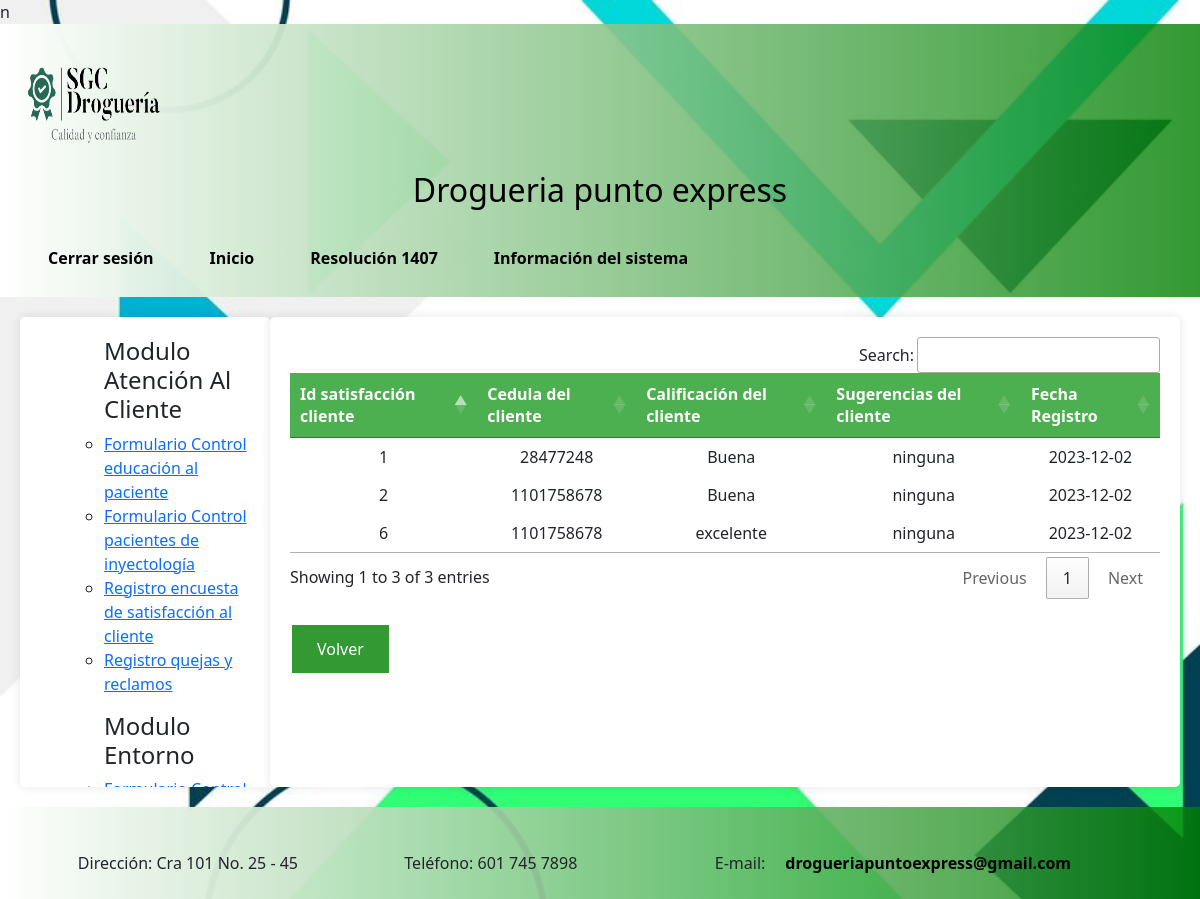
Page /rencuesta.php (signed in) on the committed database.
### tables this page shows
CREATE TABLE `satisfaccioncliente` (
  `Idsatisfaccion` int(11) NOT NULL,
  `cedulacliente` int(11) NOT NULL,
  `calificacion` varchar(10) NOT NULL,
  `sugerencias` text NOT NULL,
  `fecha` date NOT NULL DEFAULT current_timestamp()
);

### rencuesta.php (the view, shortened to what this page needs)
<!DOCTYPE html>
<html lang="es">
<head>
    <link rel="stylesheet" href="EstiloMP.css">
    <link href="https://cdn.jsdelivr.net/npm/bootstrap@5.3.2/dist/css/bootstrap.min.css" rel="stylesheet">
    <link rel="stylesheet" href="https://cdn.datatables.net/1.13.7/css/jquery.dataTables.min.css">
    <link rel="stylesheet" href="https://cdn.datatables.net/buttons/2.4.2/css/buttons.dataTables.min.css">
</head>
<body>
<header id="header">
        <img src="imagen/LogoSGC.png" ver ="left" height="117" width="150"/>
		<h2>Drogueria punto express</h2>
			<table id="superior"><tr>
            <td id="superior1"><a href="u_cerrarsesion.php">Cerrar sesi&oacute;n</a></td>
            <td id="superior1"><a href="u_inicio.php">Inicio</a></td>
			<td id="superior1"><a href="u_resolucion1407.php">Resolución 1407</a></td>
			<td id="superior1"><a href="u_sistemainf.php">Información del sistema</a></td>
            </tr></table>
</header>
<div id="contenido">
    <div id="lateral">
    <nav>
            <ol>
		    <ul><h4>Modulo Atenci&oacute;n Al Cliente</h4>
			<li><a href="educacion.php">Formulario Control educaci&oacute;n al paciente</a></li>
			<li><a href="inyectologia.php">Formulario Control pacientes de inyectolog&iacute;a</a></li>
            <li><a href="rencuesta.php">Registro encuesta de satisfacci&oacute;n al cliente</a></li>
            <li><a href="qr.php">Registro quejas y reclamos</a></li>
			</ul>
            </ol>
        </nav>
        <nav>
            <ol>
		    <ul><h4>Modulo Entorno</h4>
			<li><a href="limpieza.php">Formulario Control de limpieza</a></li>
			</ul>
            </ol>
        </nav>
    </div>
<main id="contenidos">
<?php
include_once ("conexion.php");
$sql = "SELECT * FROM satisfaccioncliente";
?>
<table id="satisfacion">
<thead>
<tr>
<th>Id satisfacci&oacute;n cliente</th>
<th>Cedula del cliente</th>
<th>Calificaci&oacute;n del cliente</th>
<th>Sugerencias del cliente</th>
<th>Fecha Registro</th>
</tr>
</thead>
<tbody>
<?php
$resultado = mysqli_query($conn,$sql);
while($row=mysqli_fetch_assoc($resultado)){?>
        <tr>
        <td><?php echo $row ["Idsatisfaccion"];?></td>
        <td><?php echo $row ["cedulacliente"];?></td>
        <td><?php echo $row ["calificacion"];?></td>
        <td><?php echo $row ["sugerencias"];?></td>
        <td><?php echo $row ["fecha"];?></td>
        </tr>
<?php    }
?>
</tbody>
</table><br>
<form action="u_inicio.php">
<button type="submit">Volver</button>
</form>
</main>
</div>
<footer id="footer">
      <center>
        <table id="inferior"><tr>
			<td id="inferior1">Direcci&oacute;n: Cra 101 No. 25 - 45</td>
			<td id="inferior1">Tel&eacute;fono: 601 745 7898</td>
			<td id="inferior1">E-mail:<a href="mailto:drogueriapuntoexpress@gmail.com">drogueriapuntoexpress@gmail.com</a></td>
		</tr></table>
       </center>
</footer>
</body>
</html>

### EstiloMP.css (style rules this page uses)
body { background-image: url("imagen/fondo.jpg"); background-size: cover; background-repeat: no-repeat; background-attachment: fixed; background-color: #b0e57c; font-family: 'Arial', 'Helvetica', sans-serif; margin: 0; padding: 0; min-height: 100vh; display: flex; flex-direction: column; }
#header { flex-direction: column; padding: 20px; background: linear-gradient(to right, white, rgba(0, 128, 0, 0.8) ); color: black; }
#header h2 { margin: 0; text-align: center; padding: 10px 0; vertical-align: middle; align-items: center; }
#superior { display: flex; flex-direction: right; align-items: right; }
#superior a { text-decoration: none; color: black; margin: 0 20px; font-weight: bold; }
button { background-color: rgba(0, 128, 0, 0.8); color: #ffffff; padding: 12px 25px; border: 2px solid; border-radius: 8px; cursor: pointer; font-size: 13px; text-transform: uppercase; transition: background-color 0.3s ease; align-content: center; }
#contenido { flex-grow: 1; display: flex; justify-content: space-between; align-items: flex-start; margin: 20px; }
#lateral, #contenidos { flex-basis: 250px; background-color: #fff; padding: 20px; border-radius: 5px; box-shadow: 0px 0px 10px rgba(0, 0, 0, 0.1); height: calc(80vh - 170px); overflow: auto; }
#contenidos { flex-basis: calc(100% - 250px); background-color: #fff; padding: 20px; border-radius: 5px; box-shadow: 0px 0px 10px rgba(0, 0, 0, 0.1); height: calc(80vh - 170px); overflow: auto; }
#footer { flex-direction: column; padding: 20px; background: linear-gradient(to right, white, rgba(0, 128, 0, 0.8) ); color: black; }
#inferior td { padding: 5px 10px; }
#footer a { text-decoration: none; color: black; margin: 0 20px; font-weight: bold; }
table { border-collapse: collapse; width: 100%; margin-top: 20px; }
th, td { border: 1px solid #ddd; padding: 8px; text-align: center; }
th { background-color: #4CAF50; color: #fff; }

### rows in the picture
satisfaccioncliente: Idsatisfaccion "1", cedulacliente "28477248", calificacion "Buena", sugerencias "ninguna", fecha "2023-12-02"
satisfaccioncliente: Idsatisfaccion "2", cedulacliente "1101758678", calificacion "Buena", sugerencias "ninguna", fecha "2023-12-02"
satisfaccioncliente: Idsatisfaccion "6", cedulacliente "1101758678", calificacion "excelente", sugerencias "ninguna", fecha "2023-12-02"
